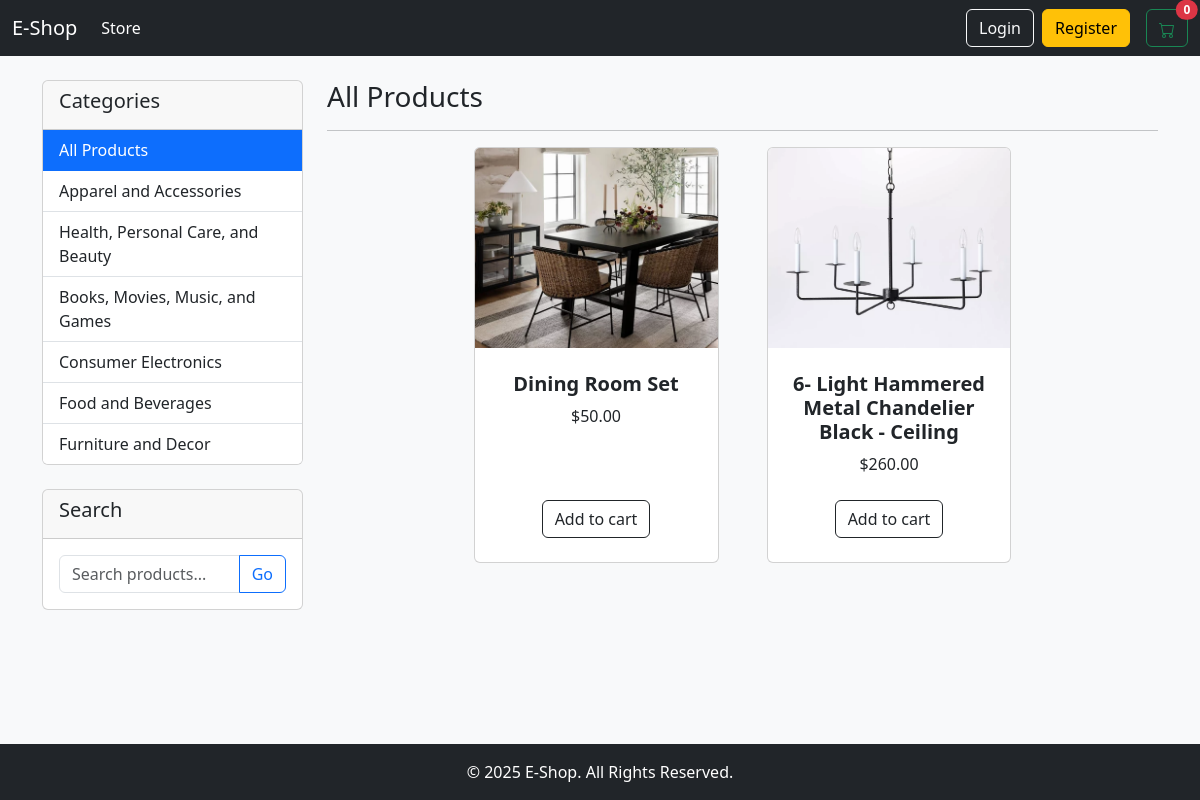
The page / on the database its author committed.
### store/models.py (models this page shows, shortened)
class Category(models.Model):
    name = models.CharField(max_length=100)

class Product(models.Model):
    name = models.CharField(max_length=200)
    description = models.TextField(null=True, blank=True)
    price = models.DecimalField(max_digits=7, decimal_places=2)
    category = models.ForeignKey(Category, on_delete=models.SET_NULL, null=True, blank=True)
    image = models.ImageField(null=True, blank=True)
    is_featured = models.BooleanField(default=False)
    @property
    def imageURL(self):
        try:
            url = self.image.url
        except:
            url = ''
        return url

### store/views.py (the view)
# urls.py: path('', include('store.urls')), # Include store app urls
def store(request):
    data = cartData(request)
    cartItems = data['cartItems']
    query = request.GET.get('q')
    category_id = request.GET.get('category')
    products = Product.objects.all()
    if category_id:
        products = products.filter(category__id=category_id)
    if query:
        products = products.filter(
            Q(name__icontains=query) | Q(description__icontains=query)
        ).distinct()
    categories = Category.objects.all()
    featured_products = Product.objects.filter(is_featured=True)
    context = {
        'products': products,
        'categories': categories,
        'featured_products': featured_products,
        'cartItems': cartItems,
        'query': query,
        'selected_category': int(category_id) if category_id else None,
    }
    return render(request, 'store/main.html', context)

### store/utils.py (called while the page is built)
def cartData(request):
    if request.user.is_authenticated:
        customer, created = Customer.objects.get_or_create(user=request.user)
        if created:
            customer.name = request.user.username
            customer.email = request.user.email
            customer.save()
        order, created = Order.objects.get_or_create(customer=customer, status='Pending')
        items = order.orderitem_set.all()
        cartItems = order.get_cart_items
    else:
        items = []
        order = {'get_cart_total': 0, 'get_cart_items': 0}
        cartItems = 0
    return {'cartItems': cartItems, 'order': order, 'items': items}

### templates/store/main.html (shortened to what this page needs)
{% extends 'base.html' %}
{% load static %}
{% block content %}
<div class="row">
    <div class="col-lg-3">
        <div class="card mb-4">
            <div class="card-header">
                <h5>Categories</h5>
            </div>
            <ul class="list-group list-group-flush">
                <a href="{% url 'store' %}" class="list-group-item list-group-item-action {% if not selected_category %}active{% endif %}">All Products</a>
                {% for category in categories %}
                <a href="{% url 'store' %}?category={{category.id}}" class="list-group-item list-group-item-action {% if selected_category == category.id %}active{% endif %}">
                    {{category.name}}
                </a>
                {% endfor %}
            </ul>
        </div>
        <div class="card mb-4">
            <div class="card-header">
                <h5>Search</h5>
            </div>
            <div class="card-body">
                <form method="GET" action="{% url 'store' %}">
                    <div class="input-group">
                        <input type="text" class="form-control" name="q" placeholder="Search products..." value="{{ query|default:'' }}">
                        <button class="btn btn-outline-primary" type="submit">Go</button>
                    </div>
                </form>
            </div>
        </div>
    </div>
    <div class="col-lg-9">
        <h3>{% if selected_category %}{{ products.0.category.name }}{% else %}All Products{% endif %}</h3>
        <hr>
        <div class="row gx-4 gx-lg-5 row-cols-2 row-cols-md-3 row-cols-xl-3 justify-content-center">
            {% for product in products %}
            <div class="col mb-5">
                <div class="card h-100 product-card">
                    <a href="{% url 'product_detail' product.id %}">
                       <img class="card-img-top" src="{{ product.imageURL }}" alt="..." />
                    </a>
                    <div class="card-body p-4">
                        <div class="text-center">
                            <h5 class="fw-bolder">{{ product.name }}</h5>
                            ${{ product.price|floatformat:2 }}
                        </div>
                    </div>
                    <div class="card-footer p-4 pt-0 border-top-0 bg-transparent">
                        <div class="text-center">
                           <button data-product="{{product.id}}" data-action="add" class="btn btn-outline-dark mt-auto update-cart">Add to cart</button>
                        </div>
                    </div>
                </div>
            </div>
            {% endfor %}
        </div>
    </div>
</div>
{% endblock content %}

### templates/base.html (shortened to what this page needs)
<!DOCTYPE html>
{% load static %}
<html lang="en">
<head>
    <link href="https://cdn.jsdelivr.net/npm/bootstrap@5.3.2/dist/css/bootstrap.min.css" rel="stylesheet">
    <link rel="stylesheet" href="{% static 'css/main.css' %}">
</head>
<body>
<div class="d-flex flex-column min-vh-100">
    <nav class="navbar navbar-expand-lg navbar-dark bg-dark">
        <div class="container-fluid">
            <a class="navbar-brand" href="{% url 'store' %}">E-Shop</a>
            <div class="collapse navbar-collapse" id="navbarSupportedContent">
                <ul class="navbar-nav me-auto mb-2 mb-lg-0">
                    <li class="nav-item">
                        <a class="nav-link active" aria-current="page" href="{% url 'store' %}">Store</a>
                    </li>
                </ul>
                <div class="d-flex align-items-center">
                    {% if user.is_authenticated %}
                        <span class="navbar-text me-3">Hello, {{ user.username }}</span>
                        <a href="{% url 'order_history' %}" class="btn btn-outline-light me-2">Order History</a>
                        <a href="{% url 'logout' %}" class="btn btn-outline-warning me-3">Logout</a>
                    {% else %}
                        <a href="{% url 'login' %}" class="btn btn-outline-light me-2">Login</a>
                        <a href="{% url 'register' %}" class="btn btn-warning me-3">Register</a>
                    {% endif %}
                    <a href="{% url 'cart' %}" class="btn btn-outline-success position-relative">
                        <span id="cart-total" class="position-absolute top-0 start-100 translate-middle badge rounded-pill bg-danger">
                            {{cartItems}}
                        </span>
                    </a>
                </div>
            </div>
        </div>
    </nav>
    <div class="container mt-4">
        {% block content %}
        {% endblock content %}
    </div>
    <footer class="bg-dark text-white text-center p-3 mt-auto">
        <p class="mb-0">© 2025 E-Shop. All Rights Reserved.</p>
    </footer>
    </div>
</body>
</html>

### static/css/main.css (style rules this page uses)
body { background-color: #f8f9fa; }
.product-card { transition: transform .2s; }
.card-img-top { width: 100%; height: 200px; object-fit: cover; }

### rows shown on the page
Category: name "Apparel and Accessories"
Category: name "Health, Personal Care, and Beauty"
Category: name "Books, Movies, Music, and Games"
Category: name "Consumer Electronics"
Category: name "Food and Beverages"
Category: name "Furniture and Decor"
Product: imageURL (picture), name "Dining Room Set", price "50.00"
Product: imageURL (picture), name "6- Light Hammered Metal Chandelier Black - Ceiling", price "260.00"

### other values the page prints
{{ cartItems }} "0"
